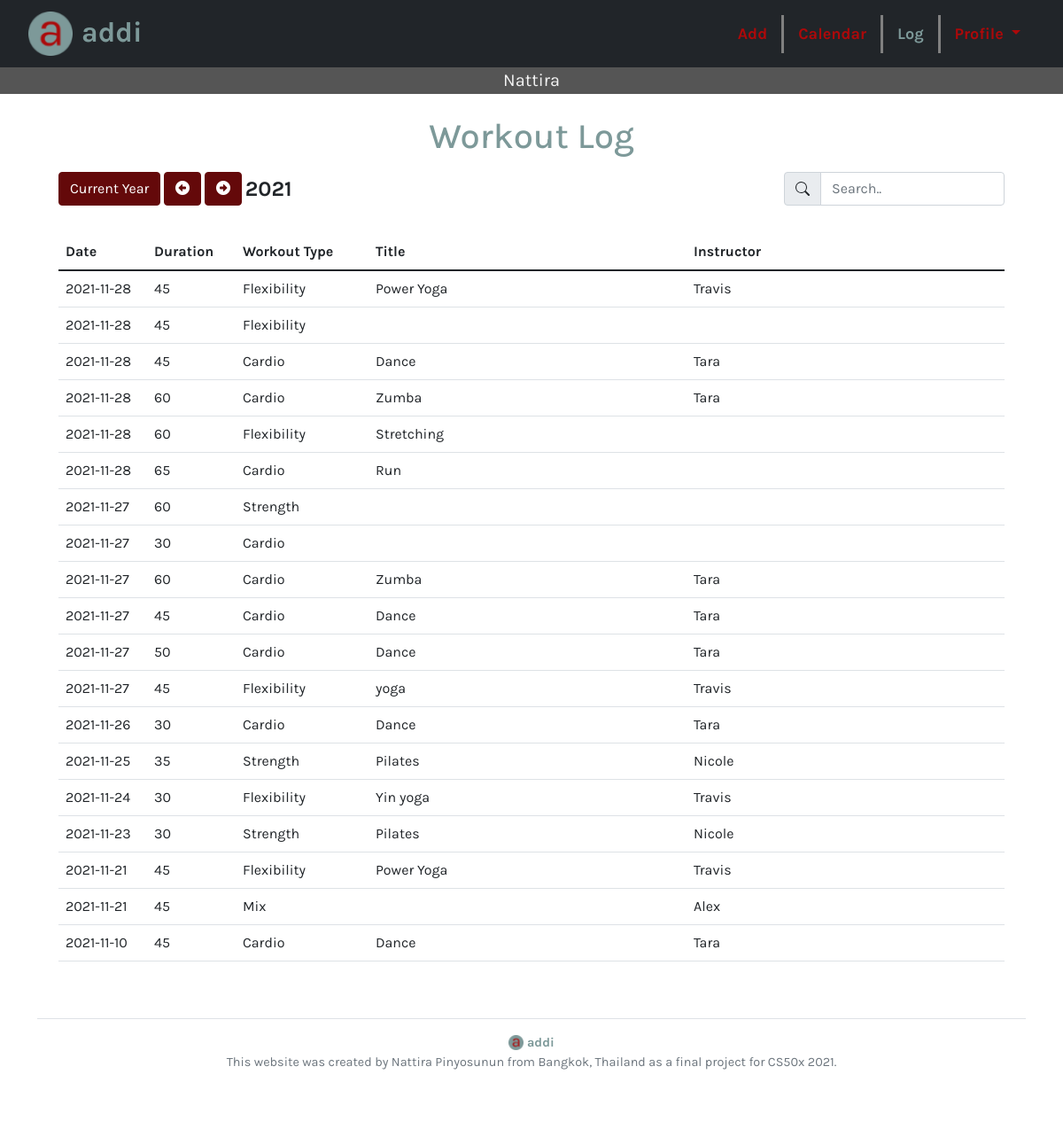
/log (signed in), run on an earlier commit of the app's database.
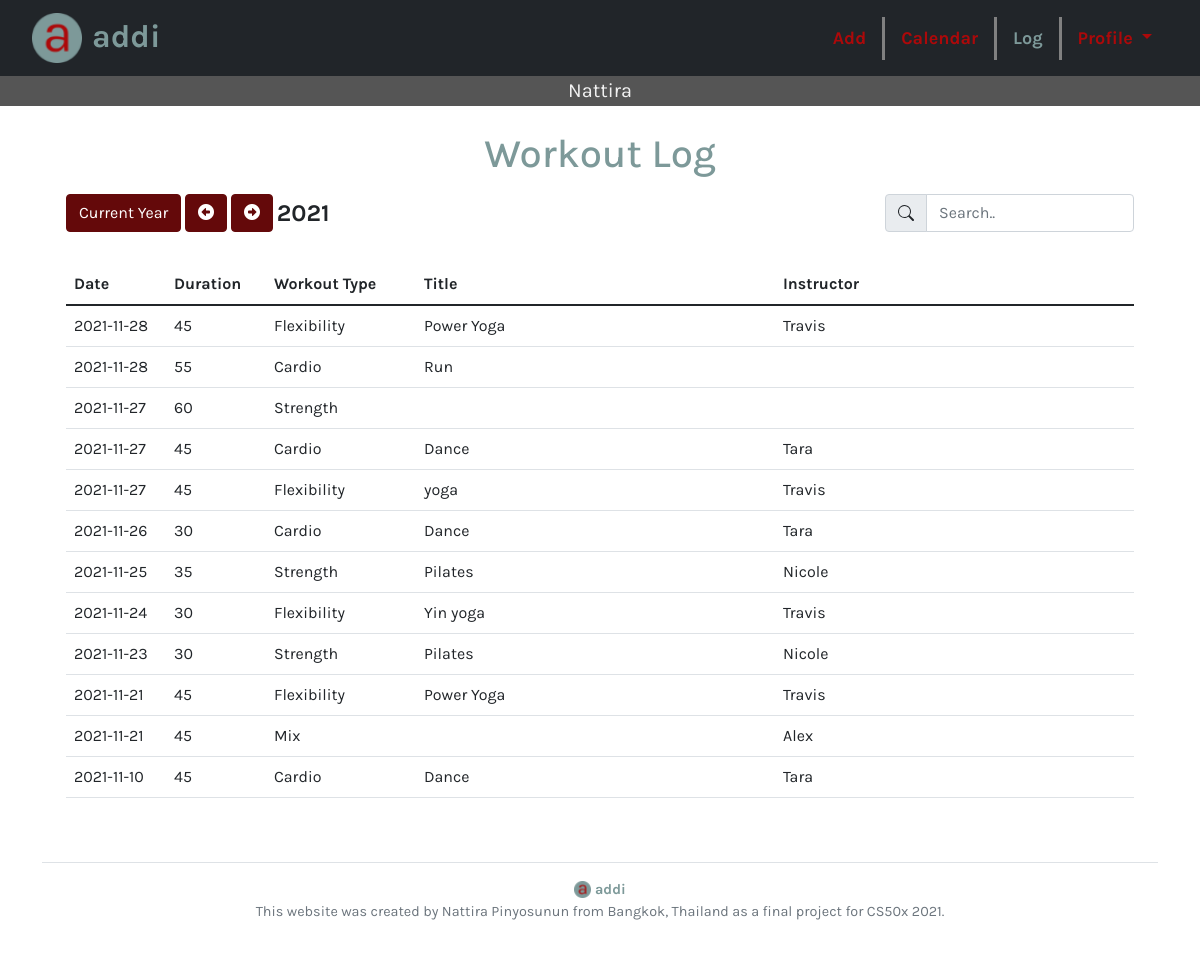
And on a later commit of the database.
### tables this page shows
CREATE TABLE workouts (id INTEGER PRIMARY KEY, user_id INTEGER REFERENCES users (id), date DATE NOT NULL, duration INTEGER NOT NULL, workout_type TEXT NOT NULL, title TEXT, instructor TEXT);

### app.py (the view)
@app.route("/log")
@app.route("/log/<int:year>")
@login_required
def log(year=None):
    if year is None:
        year = datetime.now().year
    print(year)
    db = get_db()
    workouts = db.execute("SELECT * FROM workouts WHERE user_id = ? AND strftime('%Y', date) = ? ORDER BY date DESC", (session["user_id"], str(year)))
    return render_template("log.html", workouts=workouts, year=year)

### app.py (called while the page is built)
@app.after_request
def after_request(response):
    response.headers["Cache-Control"] = "no-cache, no-store, must-revalidate"
    response.headers["Expires"] = 0
    response.headers["Pragma"] = "no-cache"
    return response

@app.teardown_appcontext
def teardown_db(exception):
    close_db()

### db.py (called while the page is built)
def dict_factory(cursor, row):
    d = {}
    for idx, col in enumerate(cursor.description):
        d[col[0]] = row[idx]
    return d

def get_db():
    if 'db' not in g:
        g.db = sqlite3.connect(
            'addi.db',
            detect_types=sqlite3.PARSE_DECLTYPES
        )
        g.db.row_factory = dict_factory
    return g.db

### helpers.py (called while the page is built)
def login_required(f):
    @wraps(f)
    def decorated_function(*args, **kwargs):
        if session.get("user_id") is None:
            return redirect("/signin")
        return f(*args, **kwargs)
    return decorated_function

### templates/log.html (shortened to what this page needs)
{% extends "layout.html" %}
{% block main %}
    <h1 class="green text-center mb-3">Workout Log</h1>
    <div class="col-sm-12">
        <div class="row mb-3">
            <div class="col-sm-9">
                <a href="/log" class="btn btn-primary">Current Year</a>
                <a href="/log/{{ year - 1 }}" class="btn btn-primary"><i class="fa-solid fa-circle-left"></i></a>
                <a href="/log/{{ year + 1 }}" class="btn btn-primary"><i class="fa-solid fa-circle-right"></i></a>
                <span class="subheader align-middle">{{ year }}</span>
            </div>
            <div class="col-sm-3">
                <div class="input-group mb-3">
                    <span class="input-group-text">
                    </span>
                    <input id="myInput" type="text" placeholder="Search.." class="form-control" autofocus>
                </div>
            </div>
        </div>
        <table class="table fixed">
            <thead>
            <tr>
                <th class="smallCol">Date</th>
                <th class="smallCol">Duration</th>
                <th class="middleCol">Workout Type</th>
                <th>Title</th>
                <th>Instructor</th>
            </tr>
            </thead>
            <tbody id='myTable'>
                {% for workout in workouts %}
                <tr>
                    <td>{{ workout['date'] }}</td>
                    <td>{{ workout['duration'] }}</td>
                    <td>{{ workout['workout_type'] }}</td>
                    <td>{{ workout['title'] }}</td>
                    <td>{{ workout['instructor'] }}</td>
                </tr>
                {% endfor %}
            </tbody>
        </table>
    </div>
{% endblock %}

### templates/layout.html (shortened to what this page needs)
<!DOCTYPE html>
<html lang="en">
    <head>
        <link href="https://cdn.jsdelivr.net/npm/bootstrap@5.1.3/dist/css/bootstrap.min.css" rel="stylesheet">
        <link rel="stylesheet" type="text/css" href="https://uicdn.toast.com/tui-calendar/latest/tui-calendar.css" />
        <link rel="stylesheet" type="text/css" href="https://uicdn.toast.com/tui.date-picker/latest/tui-date-picker.css" />
        <link rel="stylesheet" type="text/css" href="https://uicdn.toast.com/tui.time-picker/latest/tui-time-picker.css" />
        <link href="/static/fontawesome/css/all.min.css" rel="stylesheet">
        <link href="/static/styles.css" rel="stylesheet">
    </head>
    <body>
        <header>
            <nav id="myHeader" class="navbar navbar-expand-lg navbar-dark bg-dark">
                <div class="container-fluid">
                    <a id="brand" class="navbar-brand" href="/">
                        <img src="/static/favicon/favicon.ico" alt="logo" width="50" height="50" class="d-inline-block align-text-bottom">
                        <span class="brand green">addi</span>
                    </a>
                    <div id="menu">
                        {% if session.user_id %}
                            <ul class="nav justify-content-end">
                                <li class="nav-item"><a class="nav-link {{ 'active' if request.endpoint == 'add'}}" href="/add">Add</a></li>
                                <li class="nav-item"><a class="nav-link {{ 'active' if request.endpoint == 'calendar'}}" href="/calendar">Calendar</a></li>
                                <li class="nav-item"><a class="nav-link {{ 'active' if request.endpoint == 'log'}}" href="/log">Log</a></li>
                                <li class="nav-item dropdown">
                                    <a class="nav-link dropdown-toggle {{ 'active' if request.endpoint == 'profile'}}" href="/profile" id="navbarDropdown" role="button" data-bs-toggle="dropdown" aria-expanded="false">
                                        Profile
                                    </a>
                                </li>
                            </ul>
                        {% else %}
                            <ul class="nav justify-content-end">
                                <li class="nav-item"><a class="nav-link {{ 'active' if request.endpoint == 'signin'}}" href="/signin">Sign In</a></li>
                                <li class="nav-item"><a class="nav-link {{ 'active' if request.endpoint == 'register'}}}}" href="/register">Register</a></li>
                            </ul>
                        {% endif %}
                    </div>
                </div>
              </nav>
            {% if session.user_username %}
            <div class="text-center usersName">
                {{session['user_username']}}
            </div>
            {% endif %}
        </header>
        <main class="container p-4">
            <div class="container">
                <div class="row center justify-content-md-center">
                    {% block main %}{% endblock %}
                </div>
            </div>
        </main>
        <div class="container">
            <footer class="py-3 my-4 border-top">
                <div class="text-center text-muted">
                    <a href="/">
                    <img src="/static/favicon/favicon-16x16.png" class="d-inline-block align-text-top" alt="logo" width="17" height="17" ></img>
                    <span class="green">addi</span>
                    </a>
                    <p>This website was created by Nattira Pinyosunun from Bangkok, Thailand as a final project for CS50x 2021.</p>
                </div>
            </footer>
        </div>
    </body>
</html>

### static/styles.css (style rules this page uses)
nav .green, .navbar-light .navbar-brand, .green { color: #7d9999; }
nav .navbar-brand { font-size: xx-large; display: flex; }
nav { font-weight: 500; font-size: large; padding: 10px 20px; z-index: 1000; }
.nav-link, a, .red { text-decoration: none; color: #AC090A; font-weight: 700; }
nav .active { color: #7d9999; }
.brand { margin-left: 10px; }
.nav-item { border-right: solid grey; }
.nav-item:last-child { border-right: 0; }
body { font-size: 100%; font-family: 'Karla', sans-serif; font-weight: 400; }
main { overflow-x: auto; }
footer { font-size: 90%; }
.btn-primary { color: white; background-color: #64090A; border-color: #64090A; }
header ul { margin-top: 0rem; margin-bottom: 0rem; }
.usersName { background: #555; color: #f1f1f1; font-size: 1.25rem; }
.subheader { font-weight: bold; font-size: 1.5rem; }
table.fixed { table-layout:fixed; }
table.fixed td { overflow: hidden; }
.row>* { max-width: 100%; }
.smallCol { width: 100px; }
.middleCol { width: 150px; }

What changed in the data, as far as the page shows it:
removed workouts: date "2021-11-28", duration "45", workout_type "Flexibility"
removed workouts: date "2021-11-28", duration "45", workout_type "Cardio", title "Dance", instructor "Tara"
removed workouts: date "2021-11-28", duration "60", workout_type "Flexibility", title "Stretching"
removed workouts: date "2021-11-28", duration "65", workout_type "Cardio", title "Run"
removed workouts: date "2021-11-27", duration "30", workout_type "Cardio"
removed workouts: date "2021-11-27", duration "60", workout_type "Cardio", title "Zumba", instructor "Tara"
removed workouts: date "2021-11-27", duration "50", workout_type "Cardio", title "Dance", instructor "Tara"
changed workouts: duration "60" → "55"; title "Zumba" → "Run"; instructor "Tara" → (not shown)
